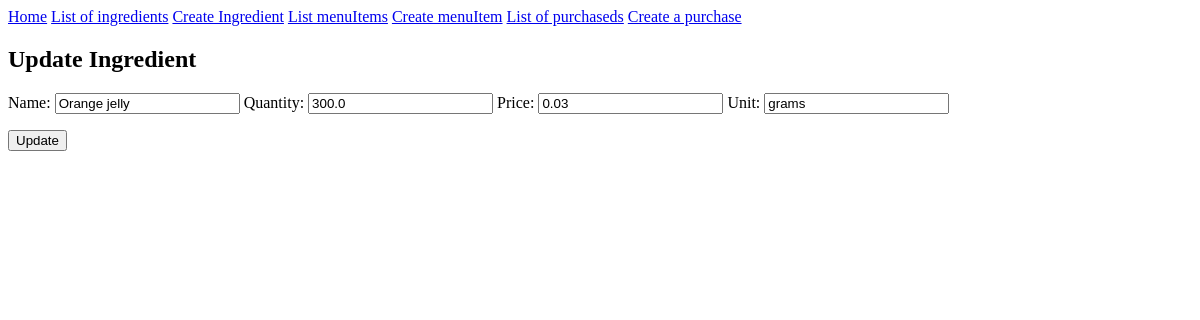
The page /1/update on the database as committed earlier.
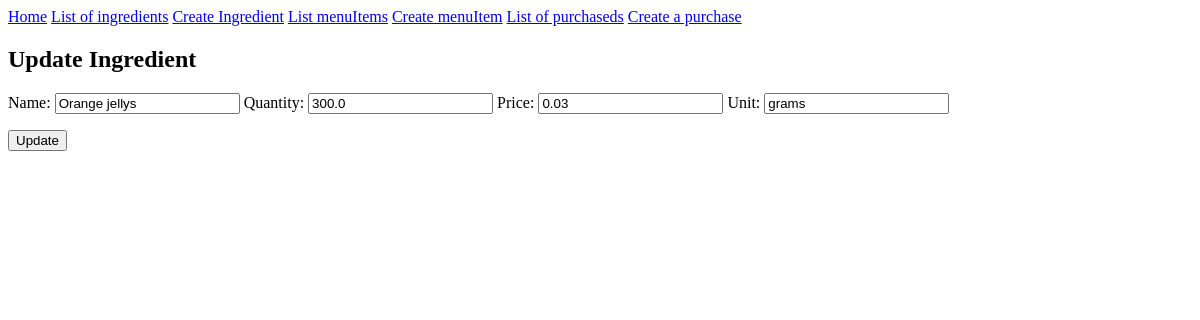
The same page on the database as committed later.
### inventory/models.py (models this page shows, shortened)
class Ingredient(models.Model):
    name = models.CharField(max_length=20)
    quantity = models.FloatField(default=0)
    price = models.FloatField(default=0)
    unit = models.CharField(max_length=10, blank=True)

### inventory/views.py (the view)
# urls.py: path('<pk>/update', views.updateIngredient.as_view(), name="updateIngredient"),
class updateIngredient(UpdateView):
  model = Ingredient
  form_class = ingredientsCreateForm
  template_name = "inventory/update_ingredient.html"

### inventory/forms.py
class ingredientsCreateForm(forms.ModelForm):
    class Meta:
        model = Ingredient
        fields = "__all__"

### inventory/templates/inventory/update_ingredient.html (shortened to what this page needs)
{% extends 'inventory/base.html' %}
{% load static %}
{% block head %}
<link rel="stylesheet" href="{% static 'inventory/style.css' %}">
{% endblock %}
{% block content %}
<h2>Update Ingredient</h2>
<form method="post">
  <p>{{ form }}</p>
  <input type="submit" value="Update" />
</form>
{% endblock %}

Rows that differ between the two databases and show on the page:
changed Ingredient "grams": name "Orange jelly" → "Orange jellys"
